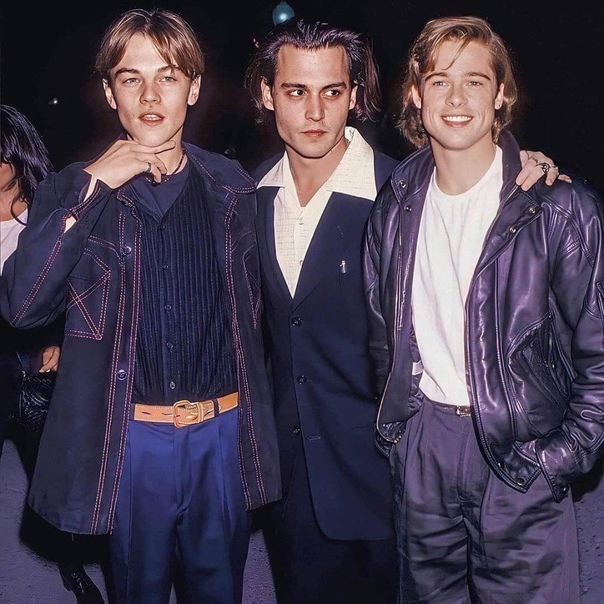
#> input picture face_blur/img/train.jpg, 604 x 604 px, found by its file name
$ python face_blur.py
#> lines starting #> are read from the running program, lines starting #| are printed output that depends on the picture; after the words box and inside, x2 and y2 are one past the last pixel; in counts of white or black regions, pixels touching at a corner belong together
import cv2
from typing import Tuple


'''
📄 Описание
Скрипт автоматически находит лица на изображении с помощью алгоритма Хаара, размывает их (блюрит) и сохраняет новое изображение на диск.

📦 Зависимости
- opencv-python
- typing (входит в стандартную библиотеку)

Установка OpenCV:
pip install opencv-python

🧠 Функции

load_image(path: str) -> cv2.Mat
Загружает изображение с указанного пути.
📌 Бросает FileNotFoundError, если файл не найден.

detect_faces(image: cv2.Mat) -> Tuple[Tuple[int, int, int, int], ...]
Находит лица на изображении, используя каскад Хаара.
📌 Возвращает кортеж координат прямоугольников (x, y, w, h) для каждого лица.

blur_faces(image: cv2.Mat, faces: Tuple[Tuple[int, int, int, int], ...]) -> cv2.Mat
Размывает каждое найденное лицо на изображении с помощью GaussianBlur.

save_image(image: cv2.Mat, path: str) -> None
Сохраняет изображение на диск по указанному пути.

🚀 Запуск
Измени путь к изображению в переменной input_path и запусти скрипт:
python script.py

'''


def load_image(path: str) -> cv2.Mat:
    """Загружает изображение с указанного пути."""
    image = cv2.imread(path)
#> image is the input picture: shape (604, 604, 3); mean B, G, R 78.2, 61.1, 70.5
    if image is None:
        raise FileNotFoundError(f"Изображение не найдено: {path}")
    return image


def detect_faces(image: cv2.Mat) -> Tuple[Tuple[int, int, int, int], ...]:
    """Находит лица на изображении с помощью каскада Хаара."""
    gray = cv2.cvtColor(image, cv2.COLOR_BGR2GRAY)
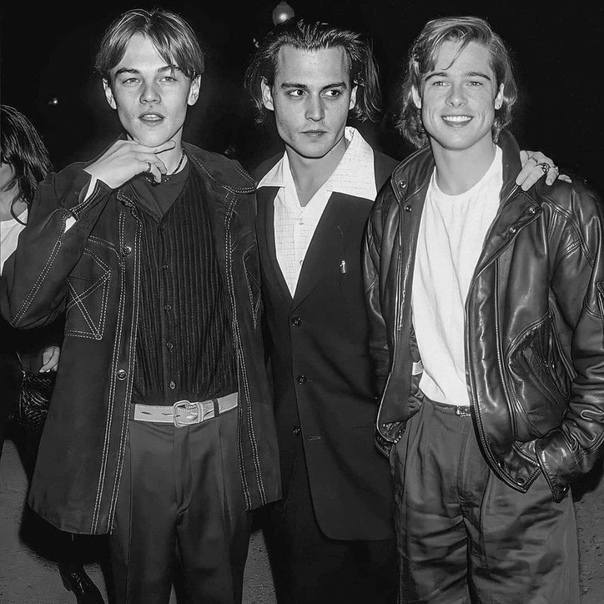
#> gray: shape (604, 604); min 0, max 253, mean 65.9
    face_cascade = cv2.CascadeClassifier(
        cv2.data.haarcascades + "haarcascade_frontalface_default.xml"
    )
    faces = face_cascade.detectMultiScale(gray, scaleFactor=1.1, minNeighbors=5)
#> faces = [[244, 540, 25, 25], [267, 55, 97, 97], [103, 43, 94, 94], [409, 45, 98, 98]]
    return tuple(faces)


def blur_faces(image: cv2.Mat, faces: Tuple[Tuple[int, int, int, int], ...]) -> cv2.Mat:
    """Размывает найденные лица на изображении."""
    for (x, y, w, h) in faces:
        face_roi = image[y:y+h, x:x+w]
        blurred = cv2.GaussianBlur(face_roi, (99, 99), 30)
        image[y:y+h, x:x+w] = blurred
    return image


def save_image(image: cv2.Mat, path: str) -> None:
    """Сохраняет изображение на диск."""
    cv2.imwrite(path, image)


if __name__ == "__main__":
    input_path = "/Users/macbook/PycharmProjects/scripts_edu/face_blur/img/train.jpg"
    output_path = "img/blurred_faces.jpg"

    img = load_image(input_path)
    found_faces = detect_faces(img)
#> found_faces = ([244, 540, 25, 25], [267, 55, 97, 97], [103, 43, 94, 94], [409, 45, 98, 98])

    print(f"👀 Найдено лиц: {len(found_faces)}")
#| 👀 Найдено лиц: 4

    blurred_img = blur_faces(img, found_faces)
#> the loop in blur_faces, `for (x, y, w, h) in faces:` made 4 passes
#> pass 1, in blur_faces, `face_roi = image[y:y+h, x:x+w]`:
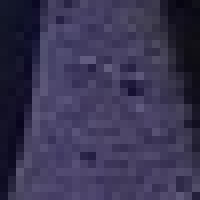
#> face_roi: shape (25, 25, 3) (shown 8 times larger); mean B, G, R 82.6, 52.8, 57.5
#> pass 1, in blur_faces, `blurred = cv2.GaussianBlur(face_roi, (99, 99), 30)`:
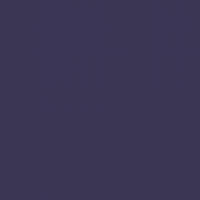
#> blurred: shape (25, 25, 3) (shown 8 times larger); mean B, G, R 84.2, 54, 59
#> pass 2, in blur_faces, `face_roi = image[y:y+h, x:x+w]`:
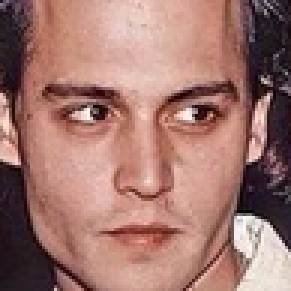
#> face_roi: shape (97, 97, 3) (shown 3 times larger); mean B, G, R 110.5, 118.4, 161.5
#> pass 2, in blur_faces, `blurred = cv2.GaussianBlur(face_roi, (99, 99), 30)`:
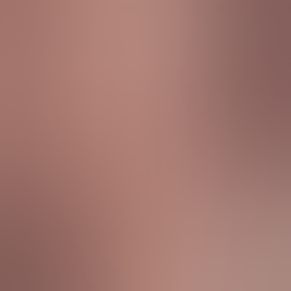
#> blurred: shape (97, 97, 3) (shown 3 times larger); mean B, G, R 110.8, 118.8, 162.3
#> after the loop in blur_faces, `for (x, y, w, h) in faces:`:
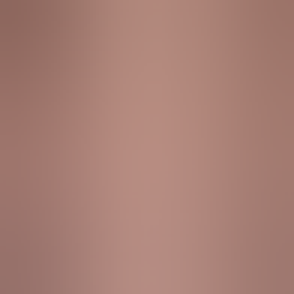
#> face_roi: shape (98, 98, 3) (shown 3 times larger); mean B, G, R 116.9, 127, 167.8
#> after the loop in blur_faces, `for (x, y, w, h) in faces:`:
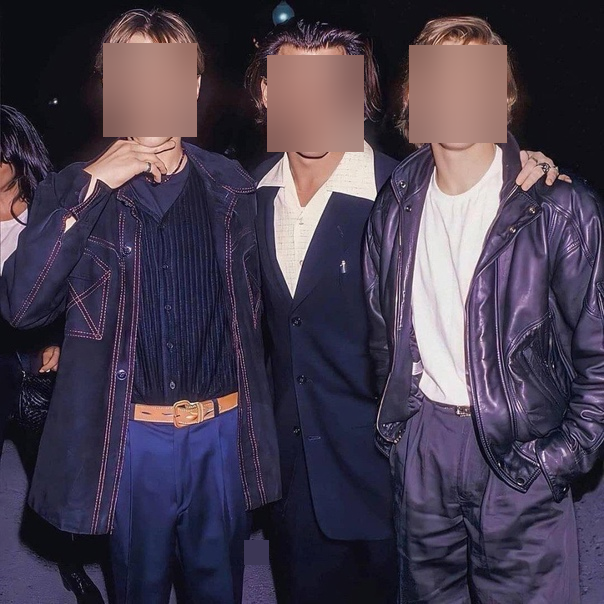
#> image: shape (604, 604, 3); 7.8% of pixels changed, all inside (x1, y1, x2, y2) = (103, 43, 507, 565)
    save_image(blurred_img, output_path)

    print(f"✅ Сохранено: {output_path}")
